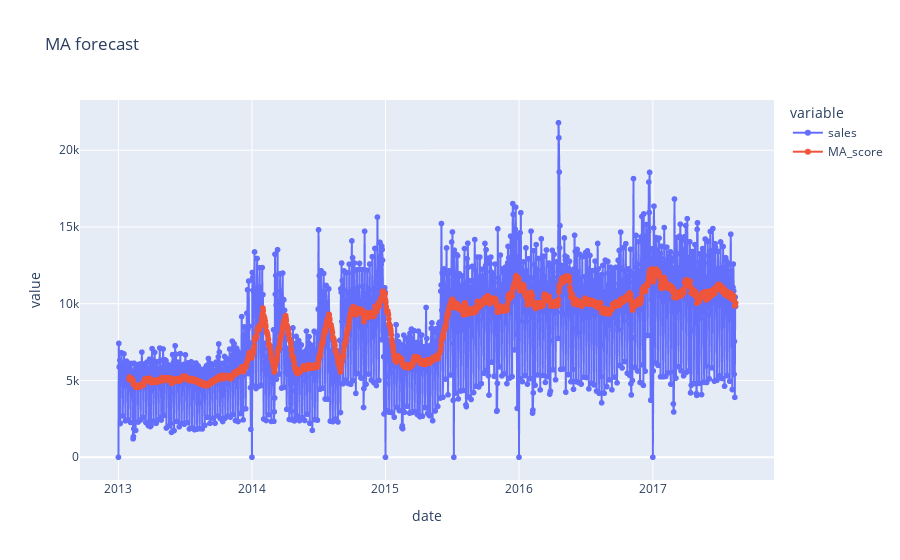

The code cell stored with this chart in its notebook:
### Code cell
# Calculate Simple Moving Average
window_size = 30
MA_dataset = day_level_df.copy()
# train, test = train_day_sales_df[:-window_size], train_day_sales_df[-window_size:]
MA_dataset['MA_score'] = MA_dataset['sales'].rolling(window=window_size).mean()

# Plot actual and forecasted data
fig = px.line(MA_dataset, x='date', y=["sales", "MA_score"], markers=True, title="MA forecast")

# Show plot
fig.show()

### Figure 1 — Plotly figure (JSON) as saved in the notebook; plotly's stock layout.template omitted (floating-point values rounded to 4 significant figures; data arrays with more than 128 entries replaced by an {"elided": "..."} marker saying what was removed)
{"data": [{"hovertemplate": "variable=sales<br>date=%{x}<br>value=%{y}<extra></extra>", "legendgroup": "sales", "line": {"color": "#636efa", "dash": "solid"}, "marker": {"symbol": "circle"}, "mode": "markers+lines", "name": "sales", "showlegend": true, "type": "scattergl", "x": {"elided": "1684 str values"}, "xaxis": "x", "y": {"elided": "1684 float values"}, "yaxis": "y"}, {"hovertemplate": "variable=MA_score<br>date=%{x}<br>value=%{y}<extra></extra>", "legendgroup": "MA_score", "line": {"color": "#EF553B", "dash": "solid"}, "marker": {"symbol": "circle"}, "mode": "markers+lines", "name": "MA_score", "showlegend": true, "type": "scattergl", "x": {"elided": "1684 str values"}, "xaxis": "x", "y": {"elided": "1684 float values"}, "yaxis": "y"}], "layout": {"legend": {"title": {"text": "variable"}, "tracegroupgap": 0}, "title": {"text": "MA forecast"}, "xaxis": {"anchor": "y", "domain": [0, 1], "title": {"text": "date"}}, "yaxis": {"anchor": "x", "domain": [0, 1], "title": {"text": "value"}}}}
